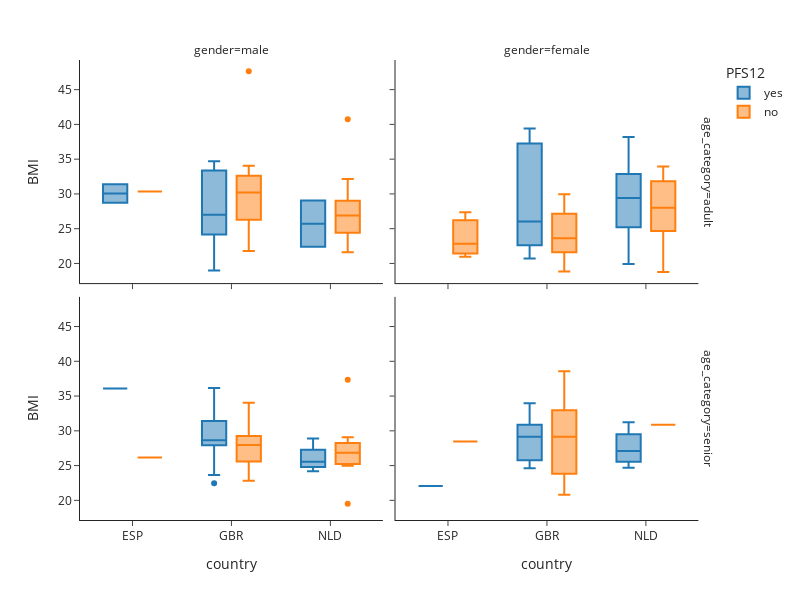

Notebook source saved alongside this figure:
### Code cell
# Is there difference in PFS12 across countries/gender/age categories
fig = px.box(df, x='country', y='BMI', facet_col='gender', facet_row='age_category', color='PFS12',
            width=800, height=600, template='simple_white')

fig

### Figure 1 — Plotly figure (JSON) as saved in the notebook; plotly's stock layout.template omitted (floating-point values rounded to 4 significant figures)
{"data": [{"alignmentgroup": "True", "hovertemplate": "PFS12=yes<br>age_category=adult<br>gender=male<br>country=%{x}<br>BMI=%{y}<extra></extra>", "legendgroup": "yes", "marker": {"color": "#1F77B4"}, "name": "yes", "notched": false, "offsetgroup": "yes", "orientation": "v", "showlegend": true, "type": "box", "x": ["ESP", "ESP", "GBR", "GBR", "GBR", "GBR", "GBR", "GBR", "GBR", "GBR", "GBR", "GBR", "GBR", "NLD", "NLD", "NLD", "NLD", "GBR", "GBR", "GBR", "GBR", "GBR", "GBR"], "x0": " ", "xaxis": "x3", "y": [28.71, 31.38, 33.79, 34.09, 24.23, 28.44, 23.97, 18.99, 29.96, 27, 33.8, 33.22, 25.06, null, null, 22.41, 29.05, 23.57, 24.54, 23.05, 26.5, 30.82, 34.69], "y0": " ", "yaxis": "y3"}, {"alignmentgroup": "True", "hovertemplate": "PFS12=yes<br>age_category=adult<br>gender=female<br>country=%{x}<br>BMI=%{y}<extra></extra>", "legendgroup": "yes", "marker": {"color": "#1F77B4"}, "name": "yes", "notched": false, "offsetgroup": "yes", "orientation": "v", "showlegend": false, "type": "box", "x": ["GBR", "GBR", "GBR", "GBR", "GBR", "NLD", "NLD", "NLD", "NLD", "NLD", "NLD", "NLD", "NLD", "NLD", "NLD", "NLD", "NLD", "GBR", "GBR", "GBR", "GBR"], "x0": " ", "xaxis": "x4", "y": [20.72, 39.41, 23.87, 37.02, 23.2, 29.41, 19.92, null, 21.45, 24.96, 25.99, 38.2, 37.58, 33.15, 32.08, 27.4, 31.98, 26.77, 26.03, 38.01, 20.9], "y0": " ", "yaxis": "y4"}, {"alignmentgroup": "True", "hovertemplate": "PFS12=yes<br>age_category=senior<br>gender=male<br>country=%{x}<br>BMI=%{y}<extra></extra>", "legendgroup": "yes", "marker": {"color": "#1F77B4"}, "name": "yes", "notched": false, "offsetgroup": "yes", "orientation": "v", "showlegend": false, "type": "box", "x": ["ESP", "GBR", "GBR", "GBR", "GBR", "GBR", "GBR", "GBR", "GBR", "GBR", "GBR", "GBR", "GBR", "NLD", "NLD", "NLD", "NLD", "NLD", "GBR", "GBR", "GBR"], "x0": " ", "xaxis": "x", "y": [36.08, 29.52, 27.87, 36.17, 28.76, 23.64, 29.05, 24.71, 28.31, 28.38, 35.81, 22.48, 28.63, 25.66, null, 24.18, 25.44, 28.91, 32.04, 28.09, 33.86], "y0": " ", "yaxis": "y"}, {"alignmentgroup": "True", "hovertemplate": "PFS12=yes<br>age_category=senior<br>gender=female<br>country=%{x}<br>BMI=%{y}<extra></extra>", "legendgroup": "yes", "marker": {"color": "#1F77B4"}, "name": "yes", "notched": false, "offsetgroup": "yes", "orientation": "v", "showlegend": false, "type": "box", "x": ["ESP", "GBR", "GBR", "GBR", "GBR", "GBR", "GBR", "GBR", "NLD", "NLD", "NLD", "NLD"], "x0": " ", "xaxis": "x2", "y": [22.06, 25.74, 31.41, 33.95, 29.24, 25.85, 29.14, 24.62, 31.25, 24.68, 27.77, 26.42], "y0": " ", "yaxis": "y2"}, {"alignmentgroup": "True", "hovertemplate": "PFS12=no<br>age_category=adult<br>gender=male<br>country=%{x}<br>BMI=%{y}<extra></extra>", "legendgroup": "no", "marker": {"color": "#FF7F0E"}, "name": "no", "notched": false, "offsetgroup": "no", "orientation": "v", "showlegend": true, "type": "box", "x": ["ESP", "GBR", "GBR", "GBR", "GBR", "GBR", "GBR", "GBR", "GBR", "GBR", "GBR", "GBR", "NLD", "NLD", "NLD", "NLD", "NLD", "NLD", "NLD", "NLD", "NLD", "NLD", "NLD", "GBR", "GBR", "GBR"], "x0": " ", "xaxis": "x3", "y": [30.35, 31.83, 47.66, 26.27, 21.79, 32.34, 32.6, 31.28, 29.12, 28.73, 24.66, 28.18, 21.85, 21.61, 32.14, 24.3, 25.45, 24.77, 27.13, 28.07, 29.35, 26.88, 40.74, 34.06, 33.9, 24.89], "y0": " ", "yaxis": "y3"}, {"alignmentgroup": "True", "hovertemplate": "PFS12=no<br>age_category=adult<br>gender=female<br>country=%{x}<br>BMI=%{y}<extra></extra>", "legendgroup": "no", "marker": {"color": "#FF7F0E"}, "name": "no", "notched": false, "offsetgroup": "no", "orientation": "v", "showlegend": false, "type": "box", "x": ["ESP", "ESP", "ESP", "GBR", "GBR", "GBR", "GBR", "GBR", "GBR", "GBR", "GBR", "NLD", "NLD", "NLD", "NLD", "NLD", "NLD", "NLD", "GBR", "GBR"], "x0": " ", "xaxis": "x4", "y": [27.35, 22.85, 20.96, 25.92, 22.95, 29.96, 18.83, 27.76, 22.04, 24.3, 21.56, 33.95, 31.83, 18.78, 24.66, 26.62, 29.41, null, 21.6, 27.16], "y0": " ", "yaxis": "y4"}, {"alignmentgroup": "True", "hovertemplate": "PFS12=no<br>age_category=senior<br>gender=male<br>country=%{x}<br>BMI=%{y}<extra></extra>", "legendgroup": "no", "marker": {"color": "#FF7F0E"}, "name": "no", "notched": false, "offsetgroup": "no", "orientation": "v", "showlegend": false, "type": "box", "x": ["ESP", "ESP", "GBR", "GBR", "GBR", "GBR", "GBR", "GBR", "GBR", "GBR", "GBR", "GBR", "GBR", "NLD", "NLD", "NLD", "GBR", "NLD", "NLD", "NLD", "NLD", "NLD", "NLD", "NLD", "NLD", "GBR", "GBR", "GBR", "GBR", "GBR"], "x0": " ", "xaxis": "x", "y": [26.17, null, 27.78, 34.04, 28.16, 24.3, 27.56, 32.67, 28.9, null, 26.15, 24.22, 29.39, null, 19.52, 37.35, 22.82, 24.97, 25.47, 26.53, 29.06, null, null, 27.46, 27.17, 25, 32, 28.4, 27.76, 29.12], "y0": " ", "yaxis": "y"}, {"alignmentgroup": "True", "hovertemplate": "PFS12=no<br>age_category=senior<br>gender=female<br>country=%{x}<br>BMI=%{y}<extra></extra>", "legendgroup": "no", "marker": {"color": "#FF7F0E"}, "name": "no", "notched": false, "offsetgroup": "no", "orientation": "v", "showlegend": false, "type": "box", "x": ["ESP", "GBR", "GBR", "GBR", "GBR", "GBR", "GBR", "NLD", "GBR", "GBR"], "x0": " ", "xaxis": "x2", "y": [28.46, 36.2, 20.82, 29.07, 21.23, 26.45, 29.69, 30.86, 38.58, 29.24], "y0": " ", "yaxis": "y2"}], "layout": {"annotations": [{"font": {}, "showarrow": false, "text": "gender=male", "x": 0.24, "xanchor": "center", "xref": "paper", "y": 1, "yanchor": "bottom", "yref": "paper"}, {"font": {}, "showarrow": false, "text": "gender=female", "x": 0.74, "xanchor": "center", "xref": "paper", "y": 1, "yanchor": "bottom", "yref": "paper"}, {"font": {}, "showarrow": false, "text": "age_category=senior", "textangle": 90, "x": 0.98, "xanchor": "left", "xref": "paper", "y": 0.2425, "yanchor": "middle", "yref": "paper"}, {"font": {}, "showarrow": false, "text": "age_category=adult", "textangle": 90, "x": 0.98, "xanchor": "left", "xref": "paper", "y": 0.7575, "yanchor": "middle", "yref": "paper"}], "boxmode": "group", "height": 600, "legend": {"title": {"text": "PFS12"}, "tracegroupgap": 0}, "margin": {"t": 60}, "width": 800, "xaxis": {"anchor": "y", "domain": [0, 0.48], "title": {"text": "country"}}, "xaxis2": {"anchor": "y2", "domain": [0.5, 0.98], "matches": "x", "title": {"text": "country"}}, "xaxis3": {"anchor": "y3", "domain": [0, 0.48], "matches": "x", "showticklabels": false}, "xaxis4": {"anchor": "y4", "domain": [0.5, 0.98], "matches": "x", "showticklabels": false}, "yaxis": {"anchor": "x", "domain": [0, 0.485], "title": {"text": "BMI"}}, "yaxis2": {"anchor": "x2", "domain": [0, 0.485], "matches": "y", "showticklabels": false}, "yaxis3": {"anchor": "x3", "domain": [0.515, 1], "matches": "y", "title": {"text": "BMI"}}, "yaxis4": {"anchor": "x4", "domain": [0.515, 1], "matches": "y", "showticklabels": false}}}
